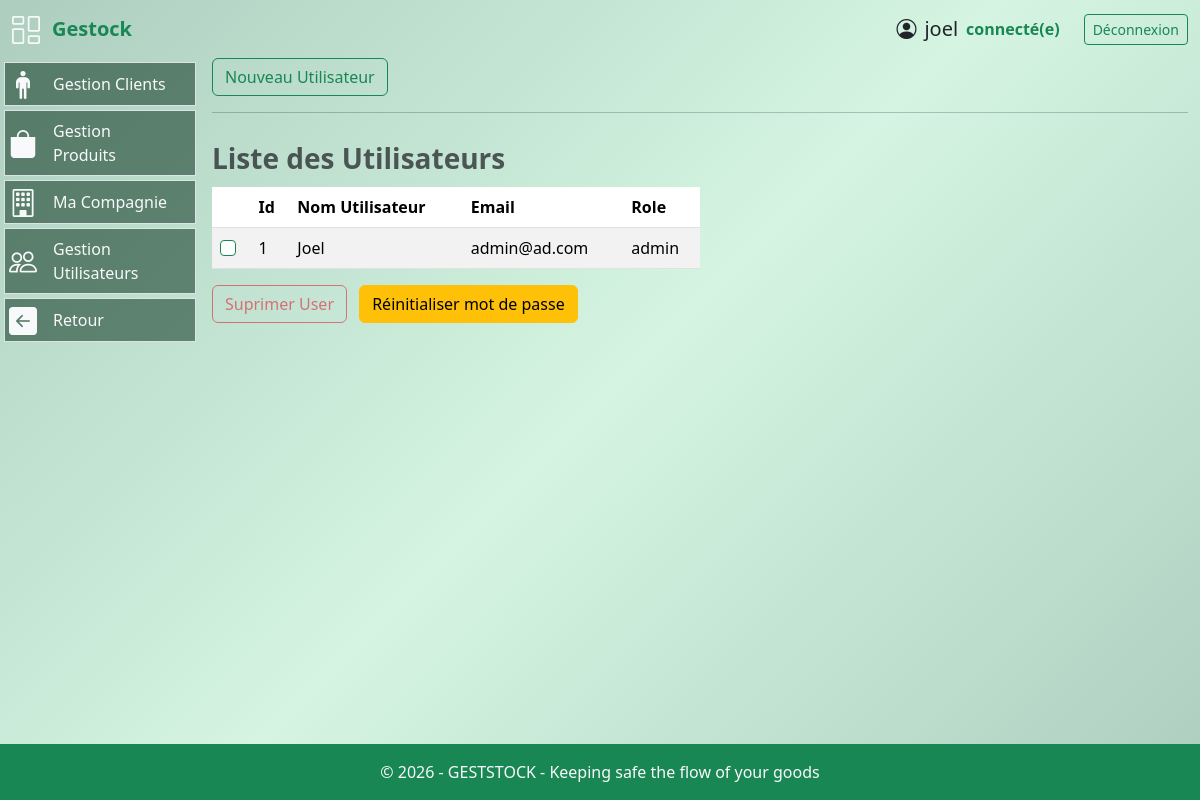
The page /gestion_materiel/user (signed in) on the database as committed earlier.
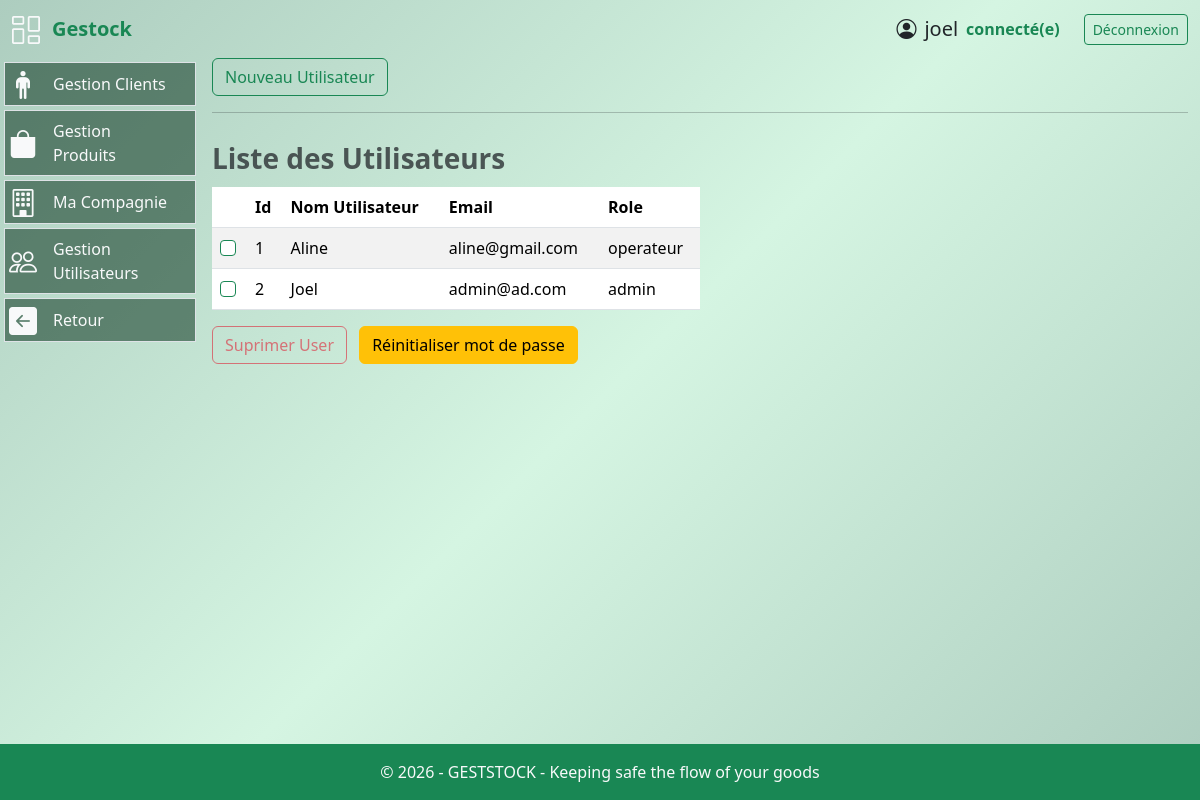
The same page on the database as committed later.
### models.py (models this page shows, shortened)
class User(UserMixin, db.Model):
  id = db.Column(db.Integer, primary_key=True)
  username = db.Column(db.String(64), index=True, nullable=False)
  email = db.Column(db.String(120), unique=True, nullable=False)
  password_hash = db.Column(db.String(256))
  role = db.Column(db.String(20), nullable=False, default='operateur')
  joined_at = db.Column(db.DateTime(), default = datetime.now(timezone.utc), index = True)
  must_change_password = db.Column(db.Boolean, default=False)
  __table_args__ = (
      db.UniqueConstraint('email', name='uq_user_email'),
  )

### routes.py (the view, shortened to what this page needs)
@app.route('/gestion_materiel/user', methods=['GET', 'POST'])
@login_required
def creer_user():
    form = UserForm()
    user = User.query.order_by(User.username).all()
    return render_template('user.html', form=form, user=user)

### forms.py
class UserForm(FlaskForm):
  username = StringField('Nom Utilisateur', validators=[DataRequired()])
  email = EmailField('Email', validators=[DataRequired(), Email()])
  password = PasswordField('Mot de Passe', validators=[Optional()])
  role = SelectField(
    'Role',
    choices=[
      ('admin', 'Admin'),
      ('support', 'Support'),
      ('operateur', 'Operateur')
    ],
    validators=[DataRequired()]
  )
  submit = SubmitField('Register')

### routes.py (called while the page is built)
@app.after_request
def disable_cache(response):
    response.headers["Cache-Control"] = "no-store, no-cache, must-revalidate, private"
    response.headers["Pragma"] = "no-cache"
    response.headers["Expires"] = "0"
    return response

@login_manager.user_loader
def load_user(user_id):
    return User.query.get(int(user_id))

@app.context_processor
def utility_processor():
    def is_active(endpoint):
        return request.endpoint == endpoint
    return dict(is_active=is_active)

### templates/user.html (shortened to what this page needs)
{% extends "base.html" %}
{% block content %}
<div class="row">
    <div class="col">
        <a class="btn btn-outline-success me-3" data-bs-toggle="modal"
        data-bs-target="#addusermodal">Nouveau Utilisateur</a>
    </div>
</div>
<hr>
{% if user %}
      <form action="{{ url_for('delete_users') }}" method="post">
        <table class="table caption-top table-striped w-50 px-1">
          <caption class="fs-3 fw-semibold">
            Liste des Utilisateurs
        </caption>
      <thead>
        <tr>
          <th scope="col"></th>
          <th scope="col">Id</th>
          <th scope="col">Nom Utilisateur</th>
          <th scope="col">Email</th>
          <th scope="col">Role</th>
        </tr>
      </thead>
      <tbody>
        {% for user in user %}
        <tr class="user-row"
            data-id="{{ user.id }}"
            data-username="{{ user.username }}"
            data-email="{{ user.email }}"
            style="cursor:pointer">
          <td>
            <input class="form-check-input border-success produit-checkbox"
            name="user_ids"
            type="checkbox" value="{{user.id}}">
          </td>
          <td>{{ loop.index }}</td>
          <td>{{user.username.capitalize()}}</td>
          <td>{{user.email}}</td>
          <td>{{user.role}}</td>
        </tr>
        {% endfor %}
      </tbody>
    </table>
    <button type="submit" class="btn btn-outline-danger"
      onclick="return confirm('Voulez-vous supprimer ce ou ces utilisateurs ?')">Suprimer User
    </button>
    <button type="button"
        class="btn btn-warning ms-2"
        onclick="submitResetPassword()">
        Réinitialiser mot de passe
    </button>
    </form>
</div>
{% else %}
<div class="alert alert-warning text-center">
        Aucun User enregistré pour le moment.
    </div>
{% endif %}
{% endblock %}

### templates/base.html (shortened to what this page needs)
<!DOCTYPE html>
<html lang="fr">
<head>
    <link rel="stylesheet" href="/static/style/styles.css">
    <link rel="stylesheet" href="{{ url_for('static', filename='css/bootstrap.min.css') }}">
    <link rel="stylesheet" href="{{ url_for('static', filename='style/styles.css') }}">
    <link rel="stylesheet" href="https://cdn.jsdelivr.net/npm/bootstrap-icons@1.11.3/font/bootstrap-icons.css">
</head>
<body class="d-flex flex-column min-vh-100 bg-gradient-success">
    <header class="container-fluid py-2">
        <div class="row align-items-between">
            <div class="col-2 gap-2 d-flex align-items-center">
                    <i class="bi bi-columns-gap text-light fs-3"></i>
                <span class="fs-5 px-1 fw-semibold text-success">
                    Gestock
                </span>
            </div>
            <div class="col-10 d-flex gap-4 justify-content-end align-items-center">
                {% if current_user.is_authenticated %}
                    <div class="d-flex justify-content-end align-items-center ">
                        <span class="fs-5 d-flex justify-content-end mx-2 align-items-center">
                            <i class="bi bi-person-circle fs-5 mx-2"></i>
                            {{ current_user.username }}
                        </span>
                        <span class="fs-6 fw-semibold text-success">connecté(e)</span>
                    </div>
                    <div>
                        <a href="{{ url_for('logout') }}" class="btn btn-sm btn-outline-success">
                            Déconnexion
                        </a>
                    </div>
                {% endif %}
            </div>
        </div>
    </header>
    <main class="container-fluid flex-fill">
            <div class="row">
                {% if current_user.is_authenticated %}
                {% if request.path.startswith('/gestion_materiel') %}
                <nav class="col-3 col-md-2 p-1">
                            {% set active_pages = ['paiement', 'produit', 'client', 'dashboard', 'transaction', 'facture', 'stock', 'user'] %}
                        <ul class="nav flex-column gap-1">
                            {% if current_user.role in ["admin","operateur"] %}
                            <li class="nav-item  px-1  {{ 'active bg-nav2' if is_active('gestion_materiel/client') else '' }}
                                bg-nav-hover bg-nav border d-flex flex-fill justify-content-start align-items-center">
                                <i class="bi bi-person-standing text-light fs-3"></i>
                                <a class="nav-link active text-light" href="{{ url_for('client') }}">Gestion Clients</a>
                            </li>
                            <li class="{{ 'active bg-nav2' if is_active('gestion_materiel/add_produit') else '' }} nav-item bg-nav-hover bg-nav px-1 border d-flex flex-fill justify-content-start align-items-center">
                                <i class="bi bi-bag-fill text-light fs-3"></i>
                                <a class="nav-link text-light" href="{{url_for('produit')}}">Gestion Produits</a>
                            </li>
                            {% endif %}
                            {% if current_user.role == "admin" %}
                            <li class="{{ 'bg-nav2' if is_active('gestion_materiel/compagnie') else '' }} nav-item bg-nav-hover bg-nav px-1 border d-flex flex-fill justify-content-start align-items-center">
                                <i class="bi bi-building fs-3 text-light"></i>
                                <a class="nav-link text-light" href="{{url_for('compagnie')}}">Ma Compagnie</a>
                            </li>
                            <li class="{{ 'bg-nav2' if is_active('gestion_materiel/user') else '' }} nav-item bg-nav-hover bg-nav px-1 border d-flex flex-fill justify-content-start align-items-center">
                                <i class="bi bi-people fs-3 text-light"></i>
                                <a class="nav-link text-light" href="{{url_for('user')}}">Gestion Utilisateurs</a>
                            </li>
                            {% endif %}
                            {% if current_user.role in ["admin","operateur"] %}
                            <li class="nav-item bg-nav-hover bg-nav px-1 border d-flex flex-fill justify-content-start align-items-center">
                                <i class="bi bi-arrow-left-square-fill text-light fs-3"></i>
                                <a class="nav-link text-light" href="{{url_for('dashboard')}}">Retour</a>
                            </li>
                            {% endif %}
                        </ul>
                    </nav>
                    {% endif %}
                 {% endif %}
                  <section class="{% if current_user.is_authenticated %}col-9 col-md-10{% else %}col-12{% endif %}">
                     {% block content %}{% endblock %}
    </main>
    <footer class="bg-success text-light text-center py-3 mt-auto">
        <p class="mb-0">© 2026 - GESTSTOCK - Keeping safe the flow of your goods </p>
    </footer>
</body>
</html>

### static/style/styles.css (style rules this page uses)
body,html { height: 100%; }
.bg-gradient-success { background: linear-gradient(135deg, #adcdbf, #d5f5e2, #adcdbf); }
.bg-nav { background-color: #113a248f; }

Rows that differ between the two databases and show on the page:
added User: username "Aline", email "aline@gmail.com", role "operateur"
